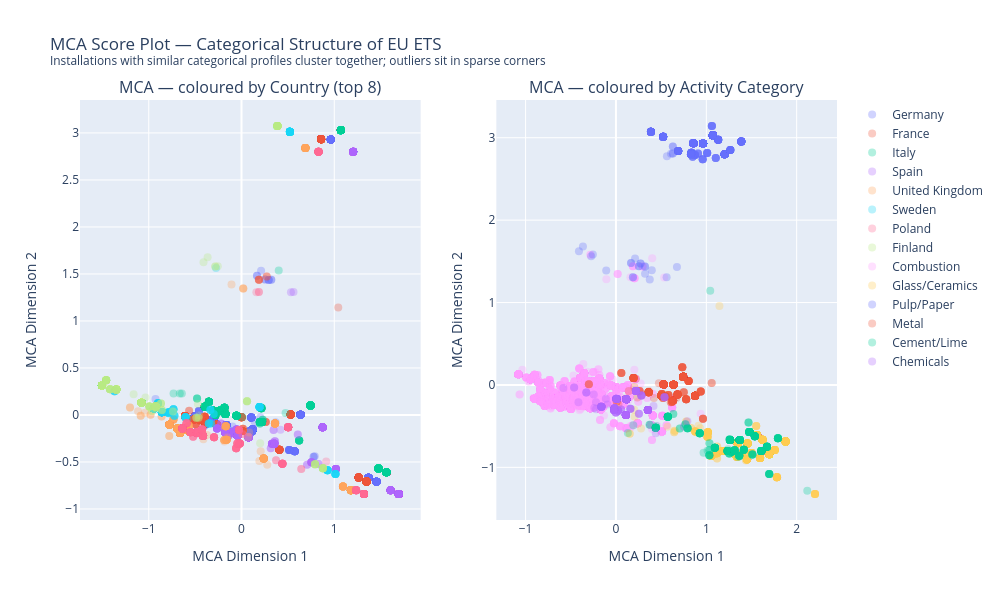

This figure's notebook cell:
### Markdown cell above
**MCA Dimension 1 — Mediterranean industry vs. Nordic/peripheral specialisation.**

Reading the column coordinates plot for Dimension 1 (left panel of Image 1):

The *positive* side is defined by Cyprus, Glass/Ceramics, Manufacturing of glass
and stone products (NACE), Cement/Lime, Portugal, Pulp/Paper, Paper and printing
(NACE), Croatia, and Greece. These are small-to-medium southern and southeastern
European countries with industrial bases concentrated in building materials and
process industries. Cyprus and Malta in particular are very small ETS participants
with a narrow sectoral mix — almost entirely glass, cement, and small combustion
installations. Their high coordinate values reflect that they are rare and
distinctive categorical combinations: Cypriot cement plants and Greek glass
furnaces are unusual enough in the full EU ETS population that MCA places them
far from the centre.

The *negative* side is defined by Finland, Malta, Northern Ireland, Carbon
Capture installations, Energy/Steam supply (NACE), and `activityCategory__Other`.
Finland's negative position is interesting — despite being on the opposite side
from the Mediterranean countries, it reflects a different kind of distinctiveness:
Finland has a large Pulp/Paper sector (which loads positively on Dimension 2, as
we will see) and relatively few building materials installations. `activityCategory__Other`
and Carbon Capture are rare, specialised categories that cluster together on the
negative side simply because they are unusual and tend to appear in specific
northern European countries.

**MCA Dimension 2 — Pulp/Paper and Nordic manufacturing vs. Mediterranean
building materials.**

The *positive* side of Dimension 2 is dominated entirely by Pulp/Paper,
Paper and printing (NACE), Slovenia, Finland, and `activityCategory__Other`.
This is a coherent cluster: Scandinavia and Finland have large forest industries,
and Pulp/Paper installations in the EU ETS are heavily concentrated in those
countries. Slovenia's positive loading is smaller but reflects its relatively
high share of paper manufacturing relative to its ETS participation overall.

The *negative* side is Cyprus, Glass/Ceramics, Cement/Lime, Croatia, and the
glass/stone NACE category — the same Mediterranean building materials cluster
that defined the positive side of Dimension 1. The appearance of the same cluster
on the negative side of Dimension 2 and the positive side of Dimension 1 is
telling us something important: **MCA Dimensions 1 and 2 together are organising
the data around two orthogonal contrasts** — (1) Mediterranean building materials
versus northern peripheral countries, and (2) Nordic forest industries versus
Mediterranean building materials. These dimensions are uncorrelated by construction,
but the same countries and sectors appear in both because the categorical structure
of the EU ETS genuinely reflects this geographic-industrial geography.

### Code cell
# Create a DataFrame for MCA scores with country and activityCategory
mca_plot = mca_scores.copy()
mca_plot['country'] = df_work['country'].values
mca_plot['activityCategory'] = df_work['activityCategory'].values

# Get top countries and activity categories
top_countries = df_work['country'].value_counts().head(8).index
top_activities = df_work['activityCategory'].value_counts().head(6).index

# Create subplots
fig = make_subplots(rows=1, cols=2,
                    subplot_titles=('MCA — coloured by Country (top 8)',
                                    'MCA — coloured by Activity Category'))

# Add scatter plot for countries
for c in top_countries:
    m = mca_plot['country'] == c
    fig.add_trace(
        go.Scatter(
            x=mca_plot.loc[m, 'MCA1'],
            y=mca_plot.loc[m, 'MCA2'],
            mode='markers',
            marker=dict(size=8, opacity=0.3),
            name=c,
            showlegend=True
        ),
        row=1, col=1
    )

# Add scatter plot for activity categories
for act in top_activities:
    m = mca_plot['activityCategory'] == act
    fig.add_trace(
        go.Scatter(
            x=mca_plot.loc[m, 'MCA1'],
            y=mca_plot.loc[m, 'MCA2'],
            mode='markers',
            marker=dict(size=8, opacity=0.3),
            name=act,
            showlegend=True
        ),
        row=1, col=2
    )

# Update layout
fig.update_layout(
    title_text='MCA Score Plot — Categorical Structure of EU ETS<br><sup>Installations with similar categorical profiles cluster together; outliers sit in sparse corners</sup>',
    height=600,
    width=1000,
    hovermode='closest'
)

# Update axes labels
fig.update_xaxes(title_text='MCA Dimension 1', row=1, col=1)
fig.update_yaxes(title_text='MCA Dimension 2', row=1, col=1)
fig.update_xaxes(title_text='MCA Dimension 1', row=1, col=2)
fig.update_yaxes(title_text='MCA Dimension 2', row=1, col=2)

# Show the plot
fig.show()

### Figure 1 — Plotly figure (JSON) as saved in the notebook; plotly's stock layout.template omitted (floating-point values rounded to 4 significant figures; data arrays with more than 128 entries replaced by an {"elided": "..."} marker saying what was removed)
{"data": [{"marker": {"opacity": 0.3, "size": 8}, "mode": "markers", "name": "Germany", "showlegend": true, "type": "scatter", "x": {"elided": "1879 float values"}, "xaxis": "x", "y": {"elided": "1879 float values"}, "yaxis": "y"}, {"marker": {"opacity": 0.3, "size": 8}, "mode": "markers", "name": "France", "showlegend": true, "type": "scatter", "x": {"elided": "1120 float values"}, "xaxis": "x", "y": {"elided": "1120 float values"}, "yaxis": "y"}, {"marker": {"opacity": 0.3, "size": 8}, "mode": "markers", "name": "Italy", "showlegend": true, "type": "scatter", "x": {"elided": "1061 float values"}, "xaxis": "x", "y": {"elided": "1061 float values"}, "yaxis": "y"}, {"marker": {"opacity": 0.3, "size": 8}, "mode": "markers", "name": "Spain", "showlegend": true, "type": "scatter", "x": {"elided": "846 float values"}, "xaxis": "x", "y": {"elided": "846 float values"}, "yaxis": "y"}, {"marker": {"opacity": 0.3, "size": 8}, "mode": "markers", "name": "United Kingdom", "showlegend": true, "type": "scatter", "x": {"elided": "833 float values"}, "xaxis": "x", "y": {"elided": "833 float values"}, "yaxis": "y"}, {"marker": {"opacity": 0.3, "size": 8}, "mode": "markers", "name": "Sweden", "showlegend": true, "type": "scatter", "x": {"elided": "752 float values"}, "xaxis": "x", "y": {"elided": "752 float values"}, "yaxis": "y"}, {"marker": {"opacity": 0.3, "size": 8}, "mode": "markers", "name": "Poland", "showlegend": true, "type": "scatter", "x": {"elided": "729 float values"}, "xaxis": "x", "y": {"elided": "729 float values"}, "yaxis": "y"}, {"marker": {"opacity": 0.3, "size": 8}, "mode": "markers", "name": "Finland", "showlegend": true, "type": "scatter", "x": {"elided": "577 float values"}, "xaxis": "x", "y": {"elided": "577 float values"}, "yaxis": "y"}, {"marker": {"opacity": 0.3, "size": 8}, "mode": "markers", "name": "Combustion", "showlegend": true, "type": "scatter", "x": {"elided": "6946 float values"}, "xaxis": "x2", "y": {"elided": "6946 float values"}, "yaxis": "y2"}, {"marker": {"opacity": 0.3, "size": 8}, "mode": "markers", "name": "Glass/Ceramics", "showlegend": true, "type": "scatter", "x": {"elided": "1345 float values"}, "xaxis": "x2", "y": {"elided": "1345 float values"}, "yaxis": "y2"}, {"marker": {"opacity": 0.3, "size": 8}, "mode": "markers", "name": "Pulp/Paper", "showlegend": true, "type": "scatter", "x": {"elided": "708 float values"}, "xaxis": "x2", "y": {"elided": "708 float values"}, "yaxis": "y2"}, {"marker": {"opacity": 0.3, "size": 8}, "mode": "markers", "name": "Metal", "showlegend": true, "type": "scatter", "x": {"elided": "616 float values"}, "xaxis": "x2", "y": {"elided": "616 float values"}, "yaxis": "y2"}, {"marker": {"opacity": 0.3, "size": 8}, "mode": "markers", "name": "Cement/Lime", "showlegend": true, "type": "scatter", "x": {"elided": "488 float values"}, "xaxis": "x2", "y": {"elided": "488 float values"}, "yaxis": "y2"}, {"marker": {"opacity": 0.3, "size": 8}, "mode": "markers", "name": "Chemicals", "showlegend": true, "type": "scatter", "x": {"elided": "398 float values"}, "xaxis": "x2", "y": {"elided": "398 float values"}, "yaxis": "y2"}], "layout": {"annotations": [{"font": {"size": 16}, "showarrow": false, "text": "MCA — coloured by Country (top 8)", "x": 0.225, "xanchor": "center", "xref": "paper", "y": 1, "yanchor": "bottom", "yref": "paper"}, {"font": {"size": 16}, "showarrow": false, "text": "MCA — coloured by Activity Category", "x": 0.775, "xanchor": "center", "xref": "paper", "y": 1, "yanchor": "bottom", "yref": "paper"}], "height": 600, "hovermode": "closest", "title": {"text": "MCA Score Plot — Categorical Structure of EU ETS<br><sup>Installations with similar categorical profiles cluster together; outliers sit in sparse corners</sup>"}, "width": 1000, "xaxis": {"anchor": "y", "domain": [0, 0.45], "title": {"text": "MCA Dimension 1"}}, "xaxis2": {"anchor": "y2", "domain": [0.55, 1], "title": {"text": "MCA Dimension 1"}}, "yaxis": {"anchor": "x", "domain": [0, 1], "title": {"text": "MCA Dimension 2"}}, "yaxis2": {"anchor": "x2", "domain": [0, 1], "title": {"text": "MCA Dimension 2"}}}}
